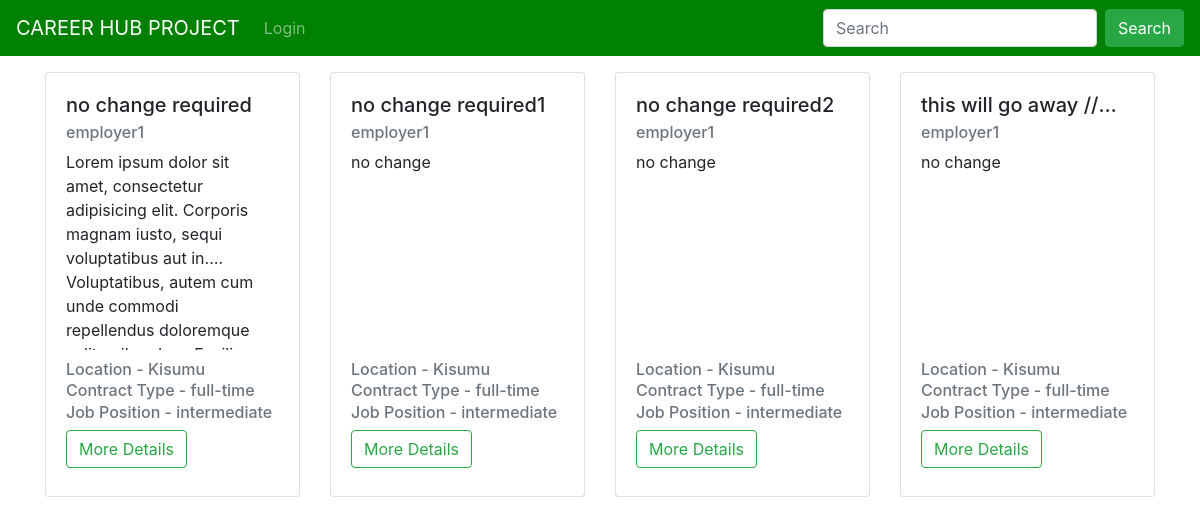
The app's page /web-development with its own data.
### job/models.py (models this page shows, shortened)
class Job(models.Model):
    positions = (
        ("junior", "junior"),
        ("intermediate", "intermediate"),
        ("senior", "senior"),
        ("expart", "expart"),
    )
    contaract_types = (
        ("remote", "remote"),
        ("part-time", "part-time"),
        ("full-time", "full-time"),
        ("negotiations", "negotiations"),
    )
    employer = models.ForeignKey(
        Employer, on_delete=models.CASCADE, related_name="jobs"
    )
    job_category = models.ForeignKey(
        Category,
        related_name="jobs",
        on_delete=models.CASCADE,
    )
    job_title = models.CharField(
        max_length=200,
    )
    slug = models.CharField(max_length=200, null=True)
    job_location = models.CharField(max_length=200)
    contract_type = models.CharField(max_length=200, choices=contaract_types)
    position = models.CharField(max_length=200, choices=positions)
    job_description = models.TextField()
    created_at = models.DateTimeField(
        auto_now_add=True,
        null=True,
    )
    updated_at = models.DateTimeField(auto_now=True, null=True)

### users/models.py (models this page shows, shortened)
class CustomUser(AbstractUser, PermissionsMixin):
    type_user = (
        ("Admin", "Admin"),
        ("applicant", "Applicant"),
        ("Employer", "Employer"),
    )
    username = models.CharField(max_length=200, unique=True)
    email = models.EmailField(max_length=50, unique=True)
    full_name = models.CharField(max_length=200)
    is_active = models.BooleanField(default=True)
    is_staff = models.BooleanField(default=False)
    is_superuser = models.BooleanField(default=False)
    is_admin = models.BooleanField(default=False)
    date_joined = models.DateTimeField(auto_now_add=True, null=True)
    last_login = models.DateTimeField(auto_now=True, null=True)
    user_type = models.CharField(max_length=200, choices=type_user)
    USERNAME_FIELD = "email"
    REQUIRED_FIELDS = ["username", "full_name"]

### job/views.py (the view)
# urls.py: path("<slug:slug>", views.job_category_detail, name="job_category_detail"),
def job_category_detail(request, slug):
    category = get_object_or_404(Category, slug=slug)
    job = category.jobs.all()
    return render(
        request, "job/job_category_detail.html", {
            "category": category, "job": job}
    )

### templates/job/job_category_detail.html (shortened to what this page needs)
{% extends "core/base.html" %}
{% block title%}{{job.job_category.title}} Category{%endblock%} {% load
crispy_forms_tags %}
{% block content %}
<div class="container">
  <div class="row">
    {% for i in job %}
    <div class="col-sm-12 col-md-6 col-lg-3 mt-3">
      <div class="card" style="max-height: 30rem">
        <div class="card-body">
          <h5
            class="card-title"
            style="
              width: 200px;
              text-overflow: ellipsis;
              white-space: nowrap;
              overflow: hidden;
            "
          >
            {{i.job_title}}
          </h5>
          <h6 class="card-subtitle mb-2 text-muted">
            {{ i.employer.full_name}}
          </h6>
          <p
            class="card-text"
            style="
              display: -webkit-box;
              -webkit-line-clamp: 5;
              -webkit-box-orient: vertical;
              width: 200px;
              height: 200px;
              overflow: hidden;
            "
          >
            {{i.job_description}}
          </p>
          <h6 class="card-subtitle mb-2 text-muted">
            Location - {{ i.job_location}}
          </h6>
          <h6 class="card-subtitle mb-2 text-muted">
            Contract Type - {{ i.contract_type}}
          </h6>
          <h6 class="card-subtitle mb-2 text-muted">
            Job Position - {{ i.position}}
          </h6>
          <a
            href="{% url 'job_detail' i.job_category.slug i.slug %}"
            class="btn btn-outline-success mb-2 align-items-end"
            >More Details</a
          >
        </div>
      </div>
    </div>
    {%endfor %}
  </div>
</div>
{% endblock %}

### records on screen
Job: job_title "no change required", employer.full_name "employer1", job_description "Lorem ipsum dolor sit amet, consectetur adipisicing elit. Corporis magnam iusto, sequi voluptatibus aut in. Voluptatibus, autem cum unde commodi repellendus…", job_location "Kisumu", contract_type "full-time", position "intermediate"
Job: job_title "no change required1", employer.full_name "employer1", job_description "no change", job_location "Kisumu", contract_type "full-time", position "intermediate"
Job: job_title "no change required2", employer.full_name "employer1", job_description "no change", job_location "Kisumu", contract_type "full-time", position "intermediate"
Job: job_title "this will go away //…", employer.full_name "employer1", job_description "no change", job_location "Kisumu", contract_type "full-time", position "intermediate"
